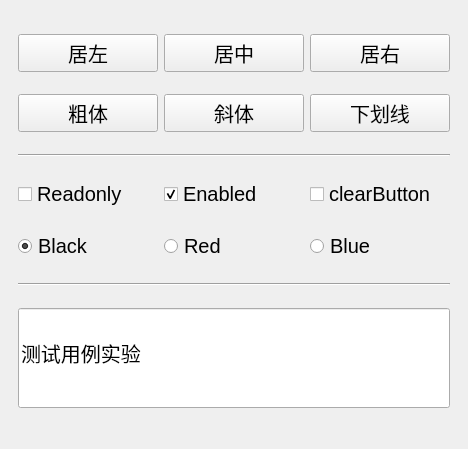
<?xml version="1.0" encoding="UTF-8"?>
<ui version="4.0">
 <class>MainWindow</class>
 <widget class="QMainWindow" name="MainWindow">
  <property name="geometry">
   <rect>
    <x>0</x>
    <y>0</y>
    <width>468</width>
    <height>449</height>
   </rect>
  </property>
  <property name="windowTitle">
   <string>MainWindow</string>
  </property>
  <widget class="QWidget" name="centralwidget">
   <layout class="QVBoxLayout" name="verticalLayout_2">
    <item>
     <widget class="QWidget" name="widget" native="true">
      <layout class="QVBoxLayout" name="verticalLayout">
       <item>
        <layout class="QHBoxLayout" name="horizontalLayout">
         <item>
          <widget class="QPushButton" name="btn_left">
           <property name="font">
            <font>
             <pointsize>15</pointsize>
            </font>
           </property>
           <property name="text">
            <string>居左</string>
           </property>
          </widget>
         </item>
         <item>
          <widget class="QPushButton" name="btn_center">
           <property name="font">
            <font>
             <pointsize>15</pointsize>
            </font>
           </property>
           <property name="text">
            <string>居中</string>
           </property>
          </widget>
         </item>
         <item>
          <widget class="QPushButton" name="btn_right">
           <property name="font">
            <font>
             <pointsize>15</pointsize>
            </font>
           </property>
           <property name="text">
            <string>居右</string>
           </property>
          </widget>
         </item>
        </layout>
       </item>
       <item>
        <layout class="QHBoxLayout" name="horizontalLayout_2">
         <item>
          <widget class="QPushButton" name="btn_bold">
           <property name="font">
            <font>
             <pointsize>15</pointsize>
            </font>
           </property>
           <property name="text">
            <string>粗体</string>
           </property>
          </widget>
         </item>
         <item>
          <widget class="QPushButton" name="btn_italic">
           <property name="font">
            <font>
             <pointsize>15</pointsize>
            </font>
           </property>
           <property name="text">
            <string>斜体</string>
           </property>
          </widget>
         </item>
         <item>
          <widget class="QPushButton" name="btn_underline">
           <property name="font">
            <font>
             <pointsize>15</pointsize>
            </font>
           </property>
           <property name="text">
            <string>下划线</string>
           </property>
          </widget>
         </item>
        </layout>
       </item>
       <item>
        <widget class="Line" name="line">
         <property name="orientation">
          <enum>Qt::Orientation::Horizontal</enum>
         </property>
        </widget>
       </item>
       <item>
        <layout class="QHBoxLayout" name="horizontalLayout_3">
         <item>
          <widget class="QCheckBox" name="readonly">
           <property name="font">
            <font>
             <pointsize>15</pointsize>
            </font>
           </property>
           <property name="text">
            <string>Readonly</string>
           </property>
          </widget>
         </item>
         <item>
          <widget class="QCheckBox" name="enable">
           <property name="font">
            <font>
             <pointsize>15</pointsize>
            </font>
           </property>
           <property name="text">
            <string>Enabled</string>
           </property>
           <property name="checked">
            <bool>true</bool>
           </property>
          </widget>
         </item>
         <item>
          <widget class="QCheckBox" name="clearbutton">
           <property name="font">
            <font>
             <pointsize>15</pointsize>
            </font>
           </property>
           <property name="text">
            <string>clearButton</string>
           </property>
          </widget>
         </item>
        </layout>
       </item>
       <item>
        <layout class="QHBoxLayout" name="horizontalLayout_4">
         <item>
          <widget class="QRadioButton" name="black">
           <property name="font">
            <font>
             <pointsize>15</pointsize>
            </font>
           </property>
           <property name="text">
            <string>Black</string>
           </property>
           <property name="checked">
            <bool>true</bool>
           </property>
          </widget>
         </item>
         <item>
          <widget class="QRadioButton" name="red">
           <property name="font">
            <font>
             <pointsize>15</pointsize>
            </font>
           </property>
           <property name="text">
            <string>Red</string>
           </property>
          </widget>
         </item>
         <item>
          <widget class="QRadioButton" name="blue">
           <property name="font">
            <font>
             <pointsize>15</pointsize>
            </font>
           </property>
           <property name="text">
            <string>Blue</string>
           </property>
          </widget>
         </item>
        </layout>
       </item>
       <item>
        <widget class="Line" name="line_2">
         <property name="orientation">
          <enum>Qt::Orientation::Horizontal</enum>
         </property>
        </widget>
       </item>
       <item>
        <widget class="QLineEdit" name="lineinput">
         <property name="minimumSize">
          <size>
           <width>30</width>
           <height>100</height>
          </size>
         </property>
         <property name="sizeIncrement">
          <size>
           <width>0</width>
           <height>0</height>
          </size>
         </property>
         <property name="font">
          <font>
           <pointsize>15</pointsize>
           <italic>false</italic>
           <bold>false</bold>
           <underline>false</underline>
          </font>
         </property>
         <property name="text">
          <string>测试用例实验</string>
         </property>
        </widget>
       </item>
      </layout>
     </widget>
    </item>
   </layout>
  </widget>
 </widget>
 <resources/>
 <connections/>
</ui>
